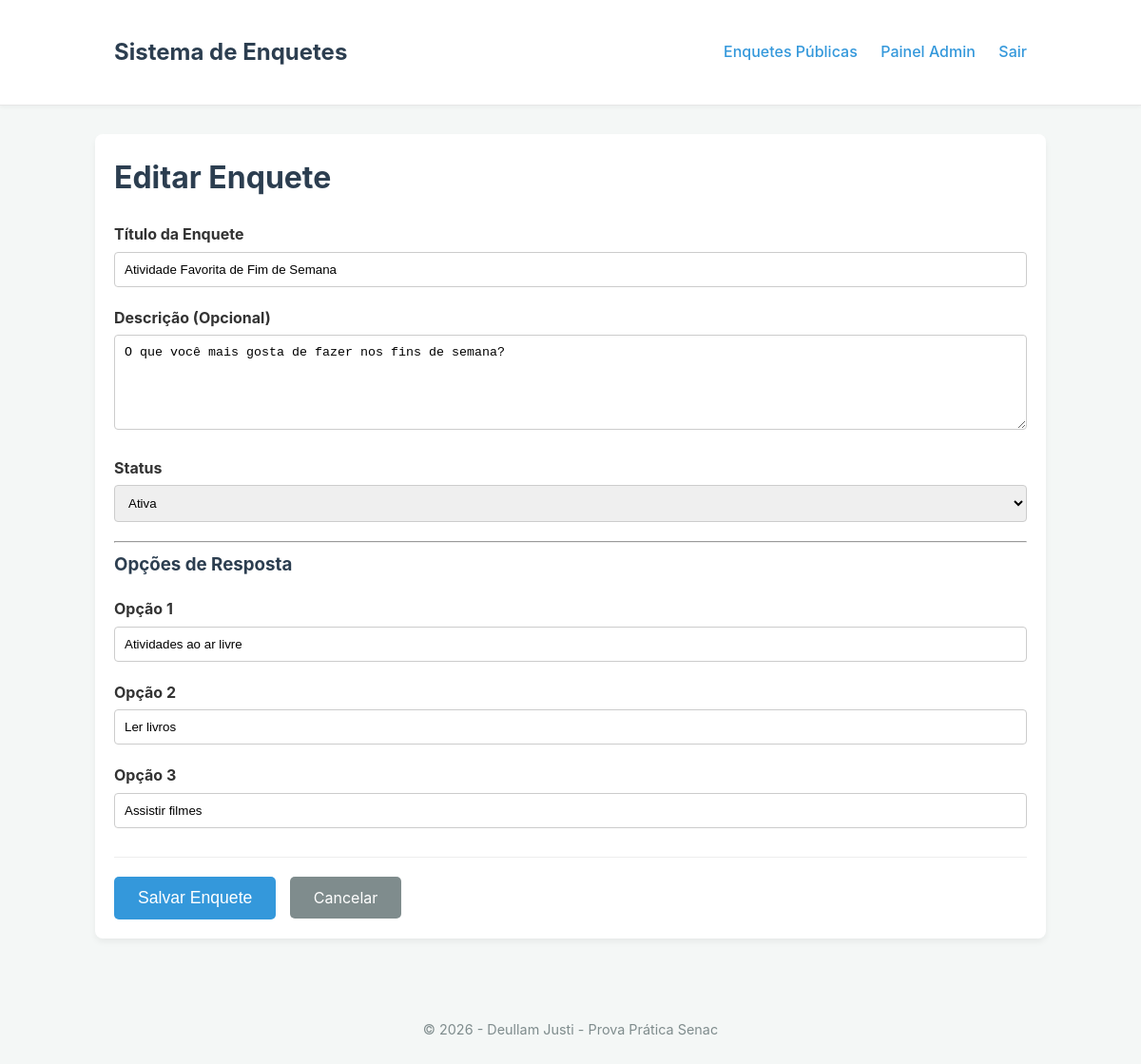
The app's page /admin/editar/1 (signed in) with its own data.
### tables this page shows
CREATE TABLE enquetes (
    id INT AUTO_INCREMENT PRIMARY KEY,
    titulo VARCHAR(255) NOT NULL,
    descricao TEXT,
    slug VARCHAR(100) NOT NULL UNIQUE,
    status ENUM('ativa', 'inativa') DEFAULT 'ativa',  
    criado_em TIMESTAMP DEFAULT CURRENT_TIMESTAMP,
    atualizado_em TIMESTAMP DEFAULT CURRENT_TIMESTAMP ON UPDATE CURRENT_TIMESTAMP
);

CREATE TABLE opcoes (
    id INT AUTO_INCREMENT PRIMARY KEY,
    enquete_id INT NOT NULL,
    texto VARCHAR(255) NOT NULL,
    FOREIGN KEY (enquete_id) REFERENCES enquetes(id) ON DELETE CASCADE
);

### app/features/admin/controllers/AdminController.php (called while the page is built, shortened)
<?php
class AdminController extends Controller
{
    private EnqueteRepository $enqueteRepository;
    public function __construct()
    {
        $this->enqueteRepository = new EnqueteRepository();
    }
    public function editar(int $id)
    {
        $enquete = $this->enqueteRepository->findByIdWithOptions($id);
        $dadosParaView = [
            'pageTitle' => 'Editar Enquete: ' . $enquete['titulo'],
            'modoEdicao' => true,
            'enquete' => $enquete,
        ];
        $this->view('features/admin/views/formEnquete', $dadosParaView);
    }
}

### app/core/Router.php (called while the page is built, shortened)
<?php
class Router
{
    protected $method = 'index';
    protected $params = [];
    public function dispatch()
    {
        $url = $this->parseUrl();
        if (isset($url[0]) && $url[0] === 'admin') {
            unset($url[0]);
            if (isset($url[1])) {
                $this->method = $url[1];
                unset($url[1]);
            } else {
                $this->method = 'dashboard';
            }
        }
        $this->controller = new $this->controller;
        $this->params = array_merge($this->params, $url ? array_values($url) : []);
        call_user_func_array([$this->controller, $this->method], $this->params);
    }
    private function parseUrl(): array
    {
        $uri = parse_url($_SERVER['REQUEST_URI'], PHP_URL_PATH);
        $uri = trim($uri, '/');
        return explode('/', $uri);
    }
}

### public/index.php (called while the page is built, shortened)
<?php
spl_autoload_register(function ($className) {
    $namespacePrefix = 'App\\';
    $baseDir = __DIR__ . '/../app/';
    if (strncmp($namespacePrefix, $className, $len = strlen($namespacePrefix)) !== 0) {
        return;
    }
    $relativeClass = substr($className, $len);
    $parts = explode('\\', $relativeClass);
    $class = array_pop($parts);
    $dir = $parts ? strtolower(implode('/', $parts)) . '/' : '';
    $file = $baseDir . $dir . $class . '.php';
});
$router = new Router();
$router->dispatch();

### app/core/Database.php (called while the page is built, shortened)
<?php
final class Database {
    private function __construct() {
        $host = $_ENV['DB_HOST'] ?? 'localhost';
        $dbname = $_ENV['DB_NAME'] ?? 'mydb';
        $user = $_ENV['DB_USER'] ?? 'root';
        $dsn = "mysql:host={$host};dbname={$dbname};charset=utf8mb4";
    }
}

### app/features/enquetes/models/EnqueteRepository.php (called while the page is built, shortened)
<?php
class EnqueteRepository
{
    private PDO $db;
    public function __construct()
    {
        $this->db = Database::getInstance()->getConnection();
    }
    public function findByIdWithOptions(int $id): ?array
    {
        try {
            $sqlEnquete = "SELECT * FROM enquetes WHERE id = :id";
            $stmtEnquete = $this->db->prepare($sqlEnquete);
            $stmtEnquete->execute(['id' => $id]);
            $enquete = $stmtEnquete->fetch();
            $sqlOpcoes = "SELECT id, texto FROM opcoes WHERE enquete_id = :enquete_id";
            $stmtOpcoes = $this->db->prepare($sqlOpcoes);
            $stmtOpcoes->execute(['enquete_id' => $enquete['id']]);
            $opcoes = $stmtOpcoes->fetchAll();
            $enquete['opcoes'] = $opcoes;
            return $enquete;
        } catch (\PDOException $e) {
            error_log("Erro ao buscar enquete por ID: " . $e->getMessage());
            return null;
        }
    }
}

### app/features/admin/views/formEnquete.php (the view, shortened to what this page needs)
<?php
$tituloPagina = $modoEdicao ? 'Editar Enquete' : 'Criar Nova Enquete';
$actionUrl = $modoEdicao ? '/admin/salvar/' . $enquete['id'] : '/admin/salvar';
?>
<h1><?php echo $tituloPagina; ?></h1>
<form action="<?php echo $actionUrl; ?>" method="POST" class="form-admin">
    <div class="form-grupo">
        <label for="titulo">Título da Enquete</label>
        <input type="text" id="titulo" name="titulo" required
               value="<?php echo htmlspecialchars($enquete['titulo'] ?? ''); ?>">
    </div>
    <div class="form-grupo">
        <label for="descricao">Descrição (Opcional)</label>
        <textarea id="descricao" name="descricao"><?php echo htmlspecialchars($enquete['descricao'] ?? ''); ?></textarea>
    </div>
    <div class="form-grupo">
        <label for="status">Status</label>
        <select id="status" name="status">
            <option value="ativa" <?php echo (isset($enquete) && $enquete['status'] === 'ativa') ? 'selected' : ''; ?>>Ativa</option>
        </select>
    </div>
    <hr>
    <h3>Opções de Resposta</h3>
    <div id="opcoes-container">
        <?php
        $opcoes = $enquete['opcoes'] ?? [['texto' => ''], ['texto' => '']];
        foreach ($opcoes as $index => $opcao): ?>
            <div class="form-grupo">
                <label for="opcao-<?php echo $index; ?>">Opção <?php echo $index + 1; ?></label>
                <input type="text" id="opcao-<?php echo $index; ?>" name="opcoes[]"
                       value="<?php echo htmlspecialchars($opcao['texto']); ?>"
                       placeholder="Digite o texto da opção">
            </div>
        <?php endforeach; ?>
    </div>
    <div class="form-acoes">
        <button type="submit" class="btn-principal">Salvar Enquete</button>
        <a href="/admin/dashboard" class="btn-secundario">Cancelar</a>
    </div>
</form>

### public/css/estilo.css (style rules this page uses)
body { font-family: -apple-system, BlinkMacSystemFont, "Segoe UI", Roboto, Helvetica, Arial, sans-serif; margin: 0; background-color: #f4f7f6; color: #333; line-height: 1.6; }
h1, h2, h3 { color: #2c3e50; margin-top: 0; }
a { color: #3498db; text-decoration: none; }
button[type="submit"] { background-color: #3498db; color: white; border: none; padding: 12px 25px; font-size: 1.1em; border-radius: 5px; cursor: pointer; transition: background-color 0.2s; }
.form-admin { margin-top: 20px; }
.form-grupo { margin-bottom: 20px; }
.form-grupo label { display: block; margin-bottom: 5px; font-weight: bold; }
.form-grupo input[type="text"], .form-grupo input[type="password"], .form-grupo input[type="email"], .form-grupo textarea, .form-grupo select { width: 100%; padding: 10px; border: 1px solid #ccc; border-radius: 4px; box-sizing: border-box; }
.form-grupo textarea { min-height: 100px; resize: vertical; }
.form-acoes { margin-top: 30px; border-top: 1px solid #eee; padding-top: 20px; }
.btn-principal { background-color: #27ae60; color: white; padding: 12px 25px; border-radius: 5px; border: none; font-size: 1.1em; cursor: pointer; }
.btn-secundario { background-color: #7f8c8d; color: white; padding: 12px 25px; border-radius: 5px; margin-left: 10px; }

### records on screen
enquetes: titulo "Atividade Favorita de Fim de Semana", descricao "O que você mais gosta de fazer nos fins de semana?", status "Ativa"
opcoes: texto "Atividades ao ar livre"
opcoes: texto "Ler livros"
opcoes: texto "Assistir filmes"

### other values on screen
$tituloPagina "Editar Enquete"
